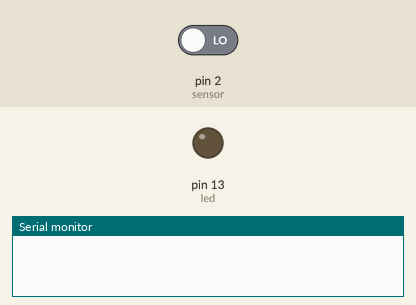
Recording of a sketch running on a simulated Arduino Uno, built with avr-gcc and run on an emulated ATmega328P. Parts: output pins drawn as LEDs (lit = HIGH), the last lines printed to the serial monitor. The test bench sets the inputs (shaded band); at power-on: pin 2 (sensor) LOW.

Above: at 1.2 s.
1.3 s: pin 2 (sensor) driven HIGH
At 1.6 s:
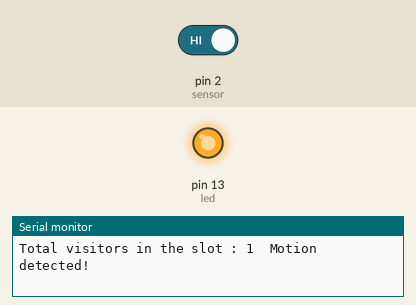
2.8 s: pin 2 (sensor) driven LOW
At 3.9 s:
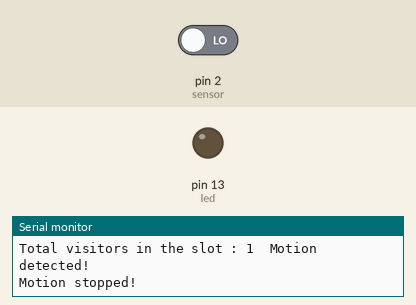
Timing chart, 0 to 5.8 s (numbered marks = the images above; inputs shaded):
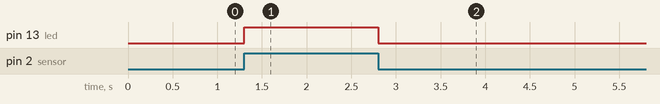

The sketch:

pir-led.ino
```cpp
int led = 13;                // the pin that the LED is atteched to
int sensor = 2;              // the pin that the sensor is atteched to
int state = LOW;             // by default, no motion detected
int val = 0;                 // variable to store the sensor status (value)
int counter = 0;


void setup() {
  pinMode(led, OUTPUT);      // initalize LED as an output
  pinMode(sensor, INPUT);    // initialize sensor as an input
  Serial.begin(9600);        // initialize serial
}

void loop(){
  val = digitalRead(sensor);   // read sensor value
  if (val == HIGH) {           // check if the sensor is HIGH
    digitalWrite(led, HIGH);   // turn LED ON
    delay(1);                // delay 100 milliseconds

    if (state == LOW) {
        counter = counter + 1;
        Serial.print("Total visitors in the slot : ");
        Serial.print(counter);
         Serial.print("\t");
      Serial.println("Motion detected!");
      state = HIGH;       // update variable state to HIGH
    }
  }
  else {
      digitalWrite(led, LOW); // turn LED OFF
      delay(2);             // delay 200 milliseconds

      if (state == HIGH){
        Serial.println("Motion stopped!");

        state = LOW;       // update variable state to LOW
    }
  }
}
```

Measured:
- after the input at 1.3 s, pin 13 (led): LOW → HIGH at once
- after the input at 2.8 s, pin 13 (led): HIGH → LOW at once
